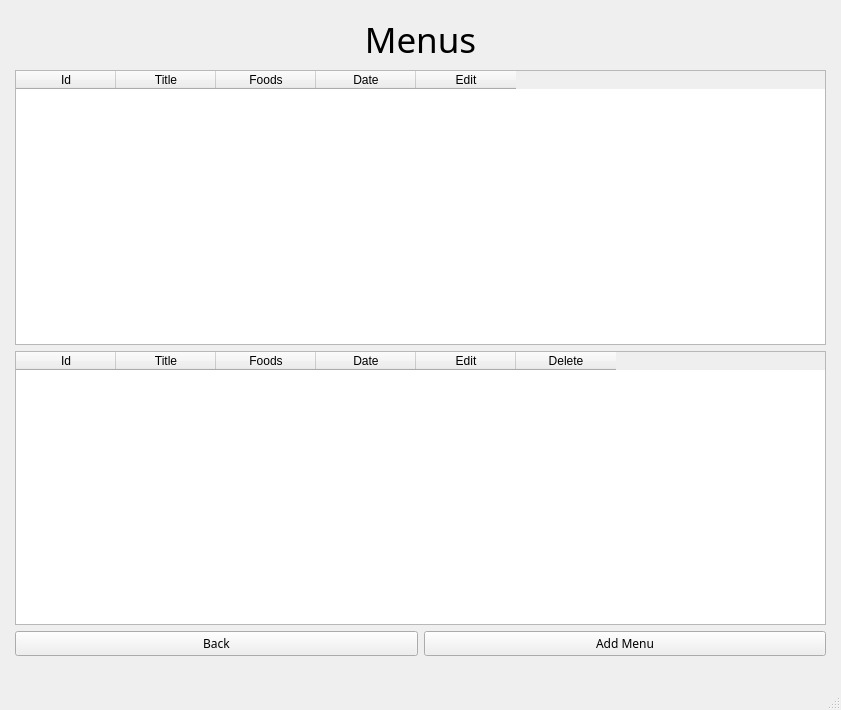
<?xml version="1.0" encoding="UTF-8"?>
<ui version="4.0">
 <class>MainWindow</class>
 <widget class="QMainWindow" name="MainWindow">
  <property name="geometry">
   <rect>
    <x>0</x>
    <y>0</y>
    <width>841</width>
    <height>710</height>
   </rect>
  </property>
  <property name="windowTitle">
   <string>MainWindow</string>
  </property>
  <widget class="QWidget" name="centralwidget">
   <widget class="QWidget" name="gridLayoutWidget">
    <property name="geometry">
     <rect>
      <x>10</x>
      <y>10</y>
      <width>821</width>
      <height>651</height>
     </rect>
    </property>
    <property name="sizePolicy">
     <sizepolicy hsizetype="Preferred" vsizetype="Maximum">
      <horstretch>0</horstretch>
      <verstretch>0</verstretch>
     </sizepolicy>
    </property>
    <layout class="QGridLayout" name="gridLayout">
     <property name="leftMargin">
      <number>5</number>
     </property>
     <property name="topMargin">
      <number>5</number>
     </property>
     <property name="rightMargin">
      <number>5</number>
     </property>
     <property name="bottomMargin">
      <number>5</number>
     </property>
     <item row="2" column="0">
      <widget class="QTableWidget" name="tableMenus">
       <property name="sizePolicy">
        <sizepolicy hsizetype="Expanding" vsizetype="Expanding">
         <horstretch>0</horstretch>
         <verstretch>0</verstretch>
        </sizepolicy>
       </property>
       <column>
        <property name="text">
         <string>Id</string>
        </property>
       </column>
       <column>
        <property name="text">
         <string>Title</string>
        </property>
       </column>
       <column>
        <property name="text">
         <string>Foods</string>
        </property>
       </column>
       <column>
        <property name="text">
         <string>Date</string>
        </property>
       </column>
       <column>
        <property name="text">
         <string>Edit</string>
        </property>
       </column>
       <column>
        <property name="text">
         <string>Delete</string>
        </property>
       </column>
      </widget>
     </item>
     <item row="3" column="0">
      <layout class="QHBoxLayout" name="horizontalLayout_2">
       <item>
        <widget class="QPushButton" name="btnBack">
         <property name="font">
          <font>
           <family>Arial Rounded MT Bold</family>
           <pointsize>9</pointsize>
          </font>
         </property>
         <property name="text">
          <string>Back</string>
         </property>
         <property name="checkable">
          <bool>false</bool>
         </property>
         <property name="checked">
          <bool>false</bool>
         </property>
         <property name="autoRepeat">
          <bool>false</bool>
         </property>
        </widget>
       </item>
       <item>
        <widget class="QPushButton" name="btnAddMenu">
         <property name="font">
          <font>
           <family>Arial Rounded MT Bold</family>
           <pointsize>9</pointsize>
          </font>
         </property>
         <property name="text">
          <string>Add Menu</string>
         </property>
        </widget>
       </item>
      </layout>
     </item>
     <item row="0" column="0">
      <widget class="QLabel" name="lblTitle">
       <property name="sizePolicy">
        <sizepolicy hsizetype="Preferred" vsizetype="Maximum">
         <horstretch>0</horstretch>
         <verstretch>0</verstretch>
        </sizepolicy>
       </property>
       <property name="font">
        <font>
         <family>Arial Rounded MT Bold</family>
         <pointsize>26</pointsize>
        </font>
       </property>
       <property name="text">
        <string>Menus</string>
       </property>
       <property name="alignment">
        <set>Qt::AlignCenter</set>
       </property>
      </widget>
     </item>
     <item row="1" column="0">
      <widget class="QTableWidget" name="tableDefautlMenus">
       <property name="sizePolicy">
        <sizepolicy hsizetype="Expanding" vsizetype="Expanding">
         <horstretch>0</horstretch>
         <verstretch>0</verstretch>
        </sizepolicy>
       </property>
       <column>
        <property name="text">
         <string>Id</string>
        </property>
       </column>
       <column>
        <property name="text">
         <string>Title</string>
        </property>
       </column>
       <column>
        <property name="text">
         <string>Foods</string>
        </property>
       </column>
       <column>
        <property name="text">
         <string>Date</string>
        </property>
       </column>
       <column>
        <property name="text">
         <string>Edit</string>
        </property>
       </column>
      </widget>
     </item>
    </layout>
   </widget>
  </widget>
  <widget class="QStatusBar" name="statusbar"/>
 </widget>
 <resources/>
 <connections/>
</ui>
